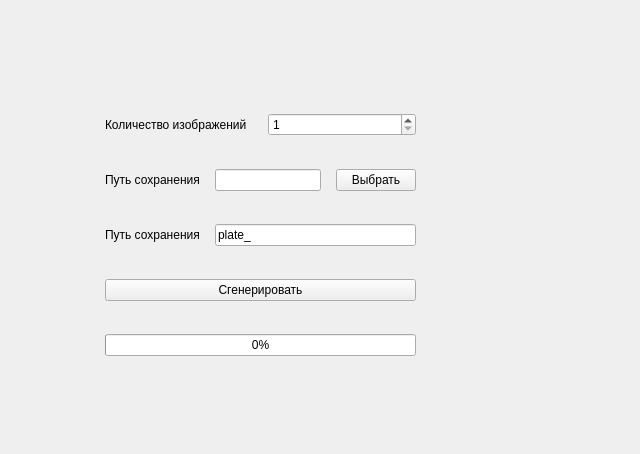
<?xml version="1.0" encoding="UTF-8"?>
<ui version="4.0">
 <class>MainWidget</class>
 <widget class="QWidget" name="MainWidget">
  <property name="geometry">
   <rect>
    <x>0</x>
    <y>0</y>
    <width>640</width>
    <height>454</height>
   </rect>
  </property>
  <property name="windowTitle">
   <string>Florida plates</string>
  </property>
  <widget class="QWidget" name="verticalLayoutWidget">
   <property name="geometry">
    <rect>
     <x>80</x>
     <y>70</y>
     <width>361</width>
     <height>331</height>
    </rect>
   </property>
   <layout class="QVBoxLayout" name="verticalLayoutMain">
    <property name="spacing">
     <number>15</number>
    </property>
    <property name="leftMargin">
     <number>25</number>
    </property>
    <property name="topMargin">
     <number>25</number>
    </property>
    <property name="rightMargin">
     <number>25</number>
    </property>
    <property name="bottomMargin">
     <number>25</number>
    </property>
    <item>
     <layout class="QHBoxLayout" name="hLayoutNumber">
      <item>
       <widget class="QLabel" name="labelNumber">
        <property name="text">
         <string>Количество изображений</string>
        </property>
       </widget>
      </item>
      <item>
       <widget class="QSpinBox" name="numberOfRendering">
        <property name="minimum">
         <number>1</number>
        </property>
        <property name="maximum">
         <number>100000</number>
        </property>
        <property name="singleStep">
         <number>100</number>
        </property>
        <property name="stepType">
         <enum>QAbstractSpinBox::DefaultStepType</enum>
        </property>
       </widget>
      </item>
     </layout>
    </item>
    <item>
     <layout class="QHBoxLayout" name="hLayoutSavePath">
      <item>
       <widget class="QLabel" name="labelSavePath">
        <property name="text">
         <string>Путь сохранения</string>
        </property>
       </widget>
      </item>
      <item>
       <widget class="QLineEdit" name="savePath"/>
      </item>
      <item>
       <widget class="QPushButton" name="buttonChoseSavePath">
        <property name="text">
         <string>Выбрать</string>
        </property>
       </widget>
      </item>
     </layout>
    </item>
    <item>
     <layout class="QHBoxLayout" name="hLayoutFileName">
      <item>
       <widget class="QLabel" name="labelFileName">
        <property name="text">
         <string>Путь сохранения</string>
        </property>
       </widget>
      </item>
      <item>
       <widget class="QLineEdit" name="saveFileName">
        <property name="text">
         <string>plate_</string>
        </property>
       </widget>
      </item>
     </layout>
    </item>
    <item>
     <layout class="QHBoxLayout" name="hLayoutButtonPanel">
      <item>
       <widget class="QPushButton" name="pushButton">
        <property name="focusPolicy">
         <enum>Qt::StrongFocus</enum>
        </property>
        <property name="toolTipDuration">
         <number>6</number>
        </property>
        <property name="text">
         <string>Сгенерировать</string>
        </property>
       </widget>
      </item>
     </layout>
    </item>
    <item>
     <widget class="QProgressBar" name="progressBar">
      <property name="value">
       <number>0</number>
      </property>
      <property name="textVisible">
       <bool>true</bool>
      </property>
      <property name="orientation">
       <enum>Qt::Horizontal</enum>
      </property>
      <property name="format">
       <string>%p%</string>
      </property>
     </widget>
    </item>
   </layout>
  </widget>
 </widget>
 <resources/>
 <connections/>
</ui>
